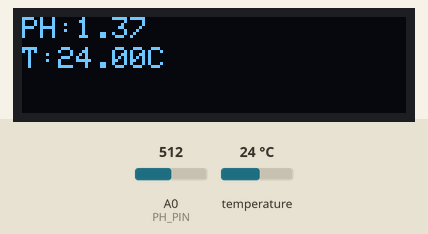
A sketch run on a simulated Arduino Uno, built with avr-gcc and run on an emulated ATmega328P. Parts: 128×32 one-colour display. Inputs (shaded band) come from the test bench; at power-on: temperature 24 °C, A0 (PH_PIN) = 512.

Above: at 6.6 s.
6.7 s: temperature set to 12 °C
At 7.4 s:
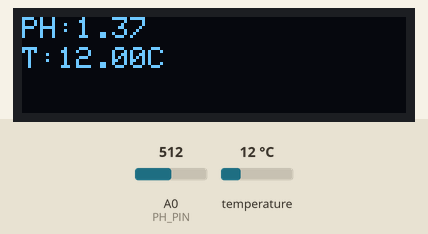
9.7 s: A0 (PH_PIN) set to 716
At 10.9 s:
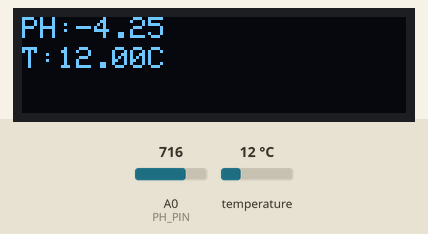
11.6 s: temperature set to 19 °C
At 12.8 s:
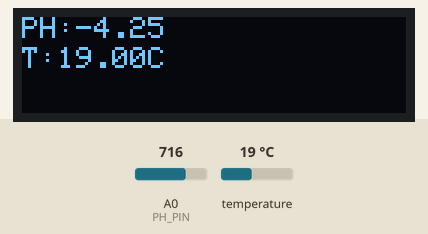
14.6 s: A0 (PH_PIN) set to 900
At 15.9 s:
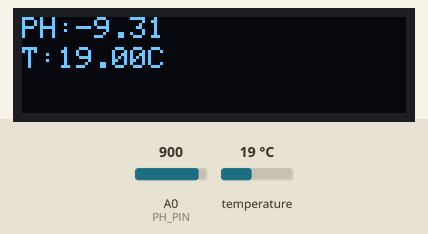
16.6 s: temperature set to 28 °C
At 17.9 s:
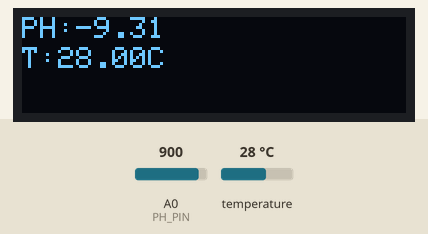
19.6 s: A0 (PH_PIN) set to 1010
At 20.6 s:
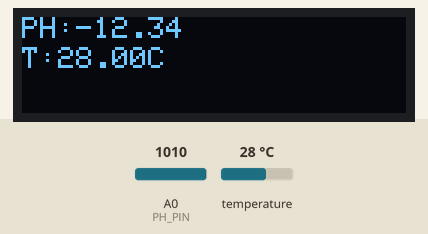
Timing chart, 0 to 22.6 s (numbered marks = the images above; inputs shaded):
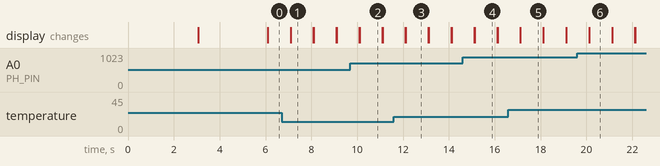

The sketch:

DFRobot_PH_OLED.ino
```cpp
#include <OneWire.h>
#include <Wire.h>
#include <EEPROM.h>
#include <Adafruit_GFX.h>
#include <Adafruit_SSD1306.h>
#include "DFRobot_PH.h"

//OLED
// Initialize the display
Adafruit_SSD1306 display(128, 32, &Wire, -1);

//Temperature chip i/o
int DS18S20_Pin = 2; //DS18S20 Signal pin on digital 2
OneWire ds(DS18S20_Pin);  // on digital pin 2

//Timing
unsigned long lastLogTime;

//PH
#define PH_PIN A0
float voltage, phValue, temperature = 25;
DFRobot_PH ph;

void setup() {
  Serial.begin(9600);

  // Initialize the display
  display.begin(SSD1306_SWITCHCAPVCC, 0x3C);
  display.clearDisplay();

  // Set text size and color
  display.setTextSize(1);
  display.setTextColor(WHITE);

  // Print a string
  display.setCursor(0, 0);
  display.print("Hello, there!");
  display.display();

  delay(1000);

  ph.begin();

  delay(2000);
  display.clearDisplay();
  display.setCursor(0, 0);
  display.print("Begin");
  display.display();

  delay(2000);
}

void loop() {
  static unsigned long timepoint = millis();

  voltage = analogRead(PH_PIN) / 1024.0 * 5000; // read the voltage
  temperature = readTemperature();          // read your temperature sensor to execute temperature compensation
  phValue =  ph.readPH(voltage, temperature); // convert voltage to EC with temperature compensation


  if (millis() - timepoint > 1000U) { //time interval: 1s
    timepoint = millis();
    //    Serial.print("temperature:");
    //    Serial.print(temperature, 1);
    //    Serial.print("^C  EC:");
    //    Serial.print(ecValue, 2);
    //    Serial.println("ms/cm");

    //    display.setCursor(0, 14);
    //    display.println(F("SD"));
    //    display.println(3.141592);
    display.clearDisplay();

    display.setCursor(0, 0);
    display.print("PH:");
    display.println(phValue,2);
    display.display();

    display.setCursor(0, 10);
    display.print("T:");
    display.print(temperature, 2);
    display.println("C");
    display.display();
  }

  ph.calibration(voltage, temperature);         // calibration process by Serail CMD
}

float readTemperature() {
  byte data[12];
  byte addr[8];

  if ( !ds.search(addr)) {
    //no more sensors on chain, reset search
    ds.reset_search();
    return -1000;
  }

  if ( OneWire::crc8( addr, 7) != addr[7]) {
    Serial.println("CRC is not valid!");
    return -1000;
  }

  if ( addr[0] != 0x10 && addr[0] != 0x28) {
    Serial.print("Device is not recognized");
    return -1000;
  }

  ds.reset();
  ds.select(addr);
  ds.write(0x44, 1); // start conversion, with parasite power on at the end

  byte present = ds.reset();
  ds.select(addr);
  ds.write(0xBE); // Read Scratchpad


  for (int i = 0; i < 9; i++) { // we need 9 bytes
    data[i] = ds.read();
  }

  ds.reset_search();

  byte MSB = data[1];
  byte LSB = data[0];

  float tempRead = ((MSB << 8) | LSB); //using two's compliment
  float TemperatureSum = tempRead / 16;

  return TemperatureSum;
}
```

Measured:
- after the input at 6.7 s, the display: first differs from a run without the input after 0.41 s (image 1)
- after the input at 9.7 s, the display: first changes after 0.40 s (image 2 shows a later state)
- after the input at 11.6 s, the display: first differs from a run without the input after 0.51 s (image 3)
- after the input at 14.6 s, the display: first changes after 0.51 s (image 4 shows a later state)
- after the input at 16.6 s, the display: first differs from a run without the input after 0.52 s (image 5)
- after the input at 19.6 s, the display: first changes after 0.52 s (image 6 shows a later state)
- what the display in image 1 shows lasts 1.0 s, from 7.1 s to 8.1 s
